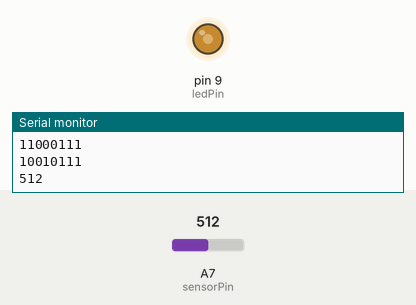
Bench run of a sketch on a simulated Arduino Nano, built with avr-gcc and run on an emulated ATmega328P. Parts: output pins drawn as LEDs (lit = HIGH), the last lines printed to the serial monitor. Inputs (shaded band) come from the test bench; at power-on: A7 (sensorPin) = 512.

Above: at 1.2 s.
1.3 s: A7 (sensorPin) set to 716
At 2.6 s:
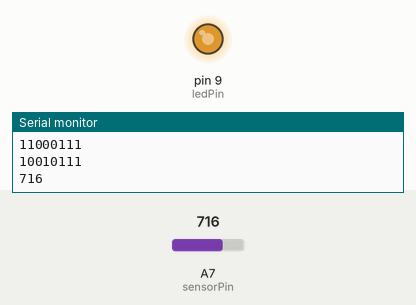
3.0 s: A7 (sensorPin) set to 900
At 3.9 s:
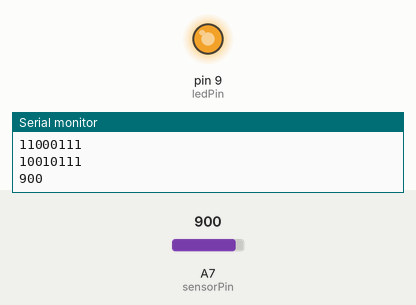
4.5 s: A7 (sensorPin) set to 122
At 5.2 s:
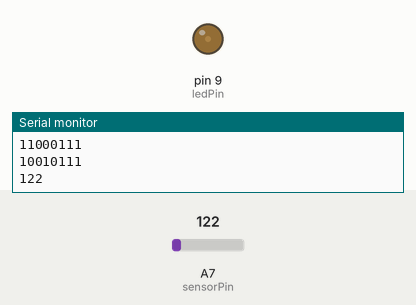
6.0 s: A7 (sensorPin) set to 0
At 6.5 s:
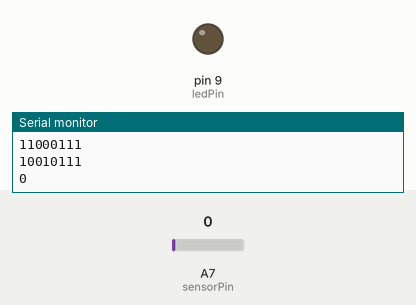
Timing chart, 0 to 8.5 s (numbered marks = the images above; inputs shaded):
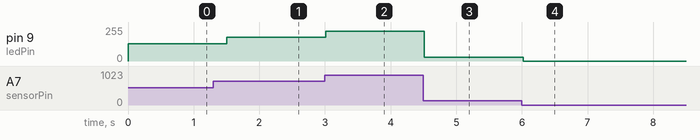

The sketch:

ex3-a.ino
```cpp
int sensorPin = A7;
int ledPin = 9;
int sensorValue = 0;
int val;
int ledState = LOW;

void setup()
{
    Serial.begin(9600);
    pinMode(ledPin, OUTPUT);
    digitalWrite(ledPin, LOW);
    ADC_init();
}

void loop()
{
    uint16_t sensorValue = ADC_read(A7);
    Serial.println(sensorValue);
    analogWrite(ledPin, sensorValue / 4);
    delay(300);
}

void ADC_init()
{
    // rekisteriasetukset
    ADMUX |= (1 << REFS0) | (1 << MUX2) | (1 << MUX1) | (1 << MUX0);
    ADCSRA |= (1 << ADEN);
    ADCSRB = 0x00;
}

uint16_t ADC_read(uint8_t ch)
{
    // aloitetaan muunnos
    ADCSRA |= (1 << ADSC);
    Serial.println(ADCSRA, BIN);

    while (ADCSRA & B01000000)
    {
        ;
    }
    Serial.println(ADCSRA, BIN);

    val = ADC;
    return val;
}
```

Measured:
- after the input at 1.3 s, pin 9 (ledPin): 128/255 → 179/255 after 0.21 s
- after the input at 3.0 s, pin 9 (ledPin): 179/255 → 225/255 at once
- after the input at 4.5 s, pin 9 (ledPin): 225/255 → 30/255 at once
- after the input at 6.0 s, pin 9 (ledPin): 30/255 → 0/255 at once
